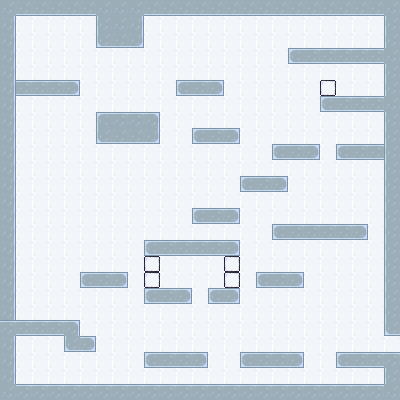

Tiled map render using the project's own tile images. Description and the whole map definition, tile-layer contents included, below:
An orthogonal 25x25 tile map with 16x16 px tiles, 2 tile layers (Tile Layer 2, Tile Layer 1) and 16 objects (4x block, 3x door, 3x button, player_spawn, gravity, ...).

<map version="1.10" tiledversion="1.10.2" orientation="orthogonal" renderorder="right-down" width="25" height="25" tilewidth="16" tileheight="16" infinite="0" nextlayerid="6" nextobjectid="55">
 <tileset firstgid="1" source="tiles.tsx" />
 <layer id="4" name="Tile Layer 2" width="25" height="25" locked="1">
  <data encoding="csv">
6,6,6,6,6,6,6,6,6,6,6,6,6,6,6,6,6,6,6,6,6,6,6,6,6,
6,6,6,6,6,6,6,6,6,6,6,6,6,6,6,6,6,6,6,6,6,6,6,6,6,
6,6,6,6,6,6,6,6,6,6,6,6,6,6,6,6,6,6,6,6,6,6,6,6,6,
6,6,6,6,6,6,6,6,6,6,6,6,6,6,6,6,6,6,6,6,6,6,6,6,6,
6,6,6,6,6,6,6,6,6,6,6,6,6,6,6,6,6,6,6,6,6,6,6,6,6,
6,6,6,6,6,6,6,6,6,6,6,6,6,6,6,6,6,6,6,6,6,6,6,6,6,
6,6,6,6,6,6,6,6,6,6,6,6,6,6,6,6,6,6,6,6,6,6,6,6,6,
6,6,6,6,6,6,6,6,6,6,6,6,6,6,6,6,6,6,6,6,6,6,6,6,6,
6,6,6,6,6,6,6,6,6,6,6,6,6,6,6,6,6,6,6,6,6,6,6,6,6,
6,6,6,6,6,6,6,6,6,6,6,6,6,6,6,6,6,6,6,6,6,6,6,6,6,
6,6,6,6,6,6,6,6,6,6,6,6,6,6,6,6,6,6,6,6,6,6,6,6,6,
6,6,6,6,6,6,6,6,6,6,6,6,6,6,6,6,6,6,6,6,6,6,6,6,6,
6,6,6,6,6,6,6,6,6,6,6,6,6,6,6,6,6,6,6,6,6,6,6,6,6,
6,6,6,6,6,6,6,6,6,6,6,6,6,6,6,6,6,6,6,6,6,6,6,6,6,
6,6,6,6,6,6,6,6,6,6,6,6,6,6,6,6,6,6,6,6,6,6,6,6,6,
6,6,6,6,6,6,6,6,6,6,6,6,6,6,6,6,6,6,6,6,6,6,6,6,6,
6,6,6,6,6,6,6,6,6,6,6,6,6,6,6,6,6,6,6,6,6,6,6,6,6,
6,6,6,6,6,6,6,6,6,6,6,6,6,6,6,6,6,6,6,6,6,6,6,6,6,
6,6,6,6,6,6,6,6,6,6,6,6,6,6,6,6,6,6,6,6,6,6,6,6,6,
6,6,6,6,6,6,6,6,6,6,6,6,6,6,6,6,6,6,6,6,6,6,6,6,6,
6,6,6,6,6,6,6,6,6,6,6,6,6,6,6,6,6,6,6,6,6,6,6,6,6,
6,6,6,6,6,6,6,6,6,6,6,6,6,6,6,6,6,6,6,6,6,6,6,6,6,
6,6,6,6,6,6,6,6,6,6,6,6,6,6,6,6,6,6,6,6,6,6,6,6,6,
6,6,6,6,6,6,6,6,6,6,6,6,6,6,6,6,6,6,6,6,6,6,6,6,6,
6,6,6,6,6,6,6,6,6,6,6,6,6,6,6,6,6,6,6,6,6,6,6,6,6
</data>
 </layer>
 <layer id="1" name="Tile Layer 1" width="25" height="25">
  <data encoding="csv">
9,15,15,15,15,15,9,9,9,15,15,15,15,15,15,15,15,15,15,15,15,15,15,15,9,
10,0,0,0,0,0,8,9,10,0,0,0,0,0,0,0,0,0,0,0,0,0,0,0,8,
10,0,0,0,0,0,14,15,16,0,0,0,0,0,0,0,0,0,0,0,0,0,0,0,8,
10,0,0,0,0,0,0,0,0,0,0,0,0,0,0,0,0,0,20,21,21,21,21,21,9,
10,0,0,0,0,0,0,0,0,0,0,0,0,0,0,0,0,0,0,0,0,0,0,0,8,
10,21,21,21,22,0,0,0,0,0,0,20,21,22,0,0,0,0,0,0,1,0,0,0,8,
10,0,0,0,0,0,0,0,0,0,0,0,0,0,0,0,0,0,0,0,20,21,21,21,9,
10,0,0,0,0,0,2,3,3,4,0,0,0,0,0,0,0,0,0,0,0,0,0,0,8,
10,0,0,0,0,0,14,15,15,16,0,0,20,21,22,0,0,0,0,0,0,0,0,0,8,
10,0,0,0,0,0,0,0,0,0,0,0,0,0,0,0,0,20,21,22,0,20,21,21,8,
10,0,0,0,0,0,0,0,0,0,0,0,0,0,0,0,0,0,0,0,0,0,0,0,8,
10,0,0,0,0,0,0,0,0,0,0,0,0,0,0,20,21,22,0,0,0,0,0,0,8,
10,0,0,0,0,0,0,0,0,0,0,0,0,0,0,0,0,0,0,0,0,0,0,0,8,
10,0,0,0,0,0,0,0,0,0,0,0,20,21,22,0,0,0,0,0,0,0,0,0,8,
10,0,0,0,0,0,0,0,0,0,0,0,0,0,0,0,0,20,21,21,21,21,22,0,8,
10,0,0,0,0,0,0,0,0,20,21,21,21,21,22,0,0,0,0,0,0,0,0,0,8,
10,0,0,0,0,0,0,0,0,1,0,0,0,0,1,0,0,0,0,0,0,0,0,0,8,
10,0,0,0,0,20,21,22,0,1,0,0,0,0,1,0,20,21,22,0,0,0,0,0,8,
10,0,0,0,0,0,0,0,0,20,21,22,0,20,22,0,0,0,0,0,0,0,0,0,8,
10,0,0,0,0,0,0,0,0,0,0,0,0,0,0,0,0,0,0,0,0,0,0,0,8,
3,21,21,21,4,0,0,0,0,0,0,0,0,0,0,0,0,0,0,0,0,0,0,0,14,
10,0,0,0,14,22,0,0,0,0,0,0,0,0,0,0,0,0,0,0,0,0,0,0,0,
10,0,0,0,0,0,0,0,0,20,21,21,22,0,0,20,21,21,22,0,0,20,21,21,3,
10,0,0,0,0,0,0,0,0,0,0,0,0,0,0,0,0,0,0,0,0,0,0,0,8,
9,3,3,3,3,3,3,3,3,3,3,3,3,3,3,3,3,3,3,3,3,3,3,3,9
</data>
 </layer>
 <objectgroup id="5" name="Object Layer 1">
  <object id="13" name="Door" type="door" gid="24" x="382.842" y="352.002" width="16" height="16">
   <properties>
    <property name="onTrigger" value="open" />
    <property name="openDirection" type="int" value="2" />
   </properties>
  </object>
  <object id="16" name="Player Spawn" type="player_spawn" x="24.2421" y="314.21">
   <point />
  </object>
  <object id="18" name="Gravity" type="gravity" x="0" y="1">
   <point />
  </object>
  <object id="19" x="-212" y="-81">
   <point />
  </object>
  <object id="20" name="Exit Point" type="exit_point" x="396.568" y="346.252">
   <point />
  </object>
  <object id="34" name="Door" type="door" gid="24" x="192.16" y="288.022" width="16" height="16" rotation="90">
   <properties>
    <property name="onTrigger" value="open" />
    <property name="openDirection" type="int" value="1" />
   </properties>
  </object>
  <object id="36" name="Door" type="door" gid="24" x="320.508" y="80.1046" width="16" height="16">
   <properties>
    <property name="onTrigger" value="open" />
    <property name="openDirection" type="int" value="2" />
   </properties>
  </object>
  <object id="40" name="Button" type="button" gid="12" x="208.667" y="95.3333" width="16" height="16" rotation="-180">
   <properties>
    <property name="onImage" type="int" value="17" />
    <property name="trigger" type="object" value="36" />
   </properties>
  </object>
  <object id="42" name="Button" type="button" gid="12" x="288" y="288" width="16" height="16" rotation="-180">
   <properties>
    <property name="onImage" type="int" value="17" />
    <property name="trigger" type="object" value="34" />
   </properties>
  </object>
  <object id="44" name="Button" type="button" gid="12" x="16" y="288" width="16" height="16" rotation="90">
   <properties>
    <property name="onImage" type="int" value="17" />
    <property name="trigger" type="object" value="13" />
   </properties>
  </object>
  <object id="48" name="Block" type="block" gid="28" x="192.104" y="285.749" width="14" height="14" />
  <object id="49" name="Block" type="block" gid="28" x="349.478" y="88.7712" width="14" height="14" />
  <object id="50" name="Block" type="block" gid="28" x="189.499" y="73.6592" width="14" height="14" />
  <object id="52" name="Block" type="block" gid="7" x="32.1251" y="78.3491" width="14" height="14">
   <properties>
    <property name="ruleType" value="Directional" />
    <property name="value" type="int" value="2" />
   </properties>
  </object>
  <object id="53" name="Dock" type="dock" gid="13" x="128" y="128" width="16" height="16">
   <properties>
    <property name="defaultValue" value="Down" />
    <property name="ruleType" value="Directional" />
    <property name="text" type="object" value="54" />
    <property name="trigger" type="object" value="18" />
   </properties>
  </object>
  <object id="54" name="Text" type="text" x="80" y="96" width="47.5" height="15.5">
   <properties>
    <property name="Content" value="Gravity is" />
   </properties>
  </object>
 </objectgroup>
</map>
